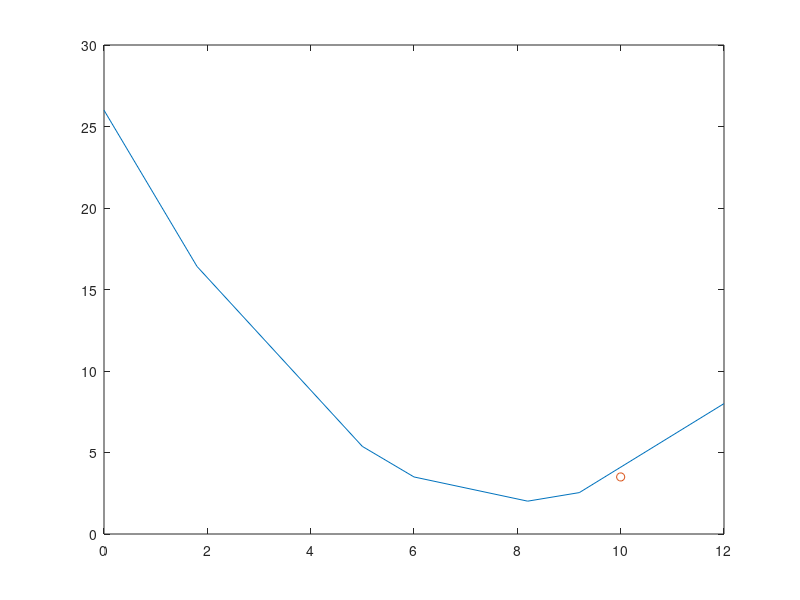

This figure's MATLAB source:
%Lagrangian Interpolation
clc; clear all;
xArray = [0 1.8 5 6 8.2 9.2 12]; yArray = [26 16.415 5.375 3.5 2.015 2.54 8];
n = length(xArray);
xr = 10;
yr = 0;
L = ones(1,n);
for i = 1:n
    for j = 1:n
        if(i~=j)
            L(i)= L(i)*(xr-xArray(j))/(xArray(i)-xArray(j));
        end
    end
    yr=yr+yArray(i)*L(i);
end
plot(xArray,yArray,xr,yr, 'o');